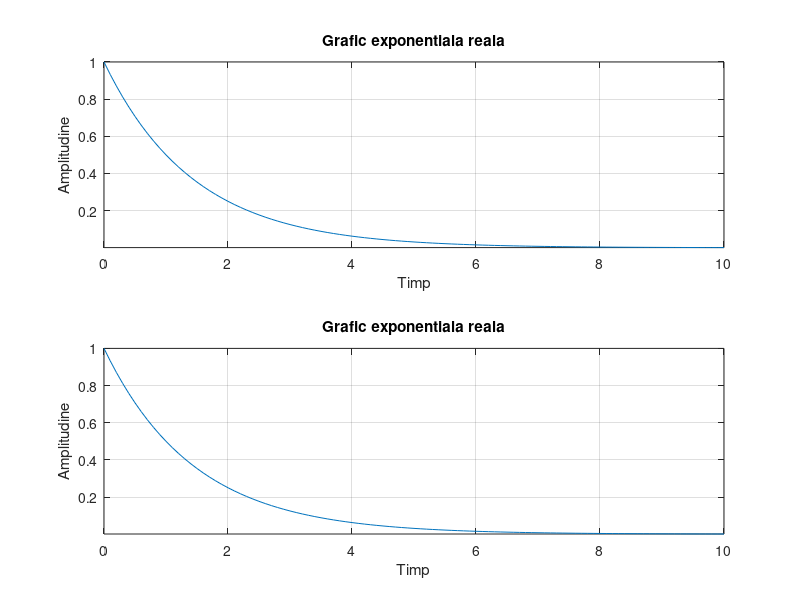

This figure's MATLAB source:
clc;
clear all;
close all;

figure(1);

%1
t = 0:0.1:10;

for i = 1:length(t)

    y(i) = 0.5 ^ t(i);

end

subplot(2,1,1);
plot(t,y);
grid on;
axis tight;
xlabel('Timp');
ylabel('Amplitudine');
title('Grafic exponentiala reala')

%2
t = 0:0.1:10;
y = 0.5 .^ t;

subplot(2,1,2);
plot(t,y);
grid on;
axis tight;
xlabel('Timp');
ylabel('Amplitudine');
title('Grafic exponentiala reala')